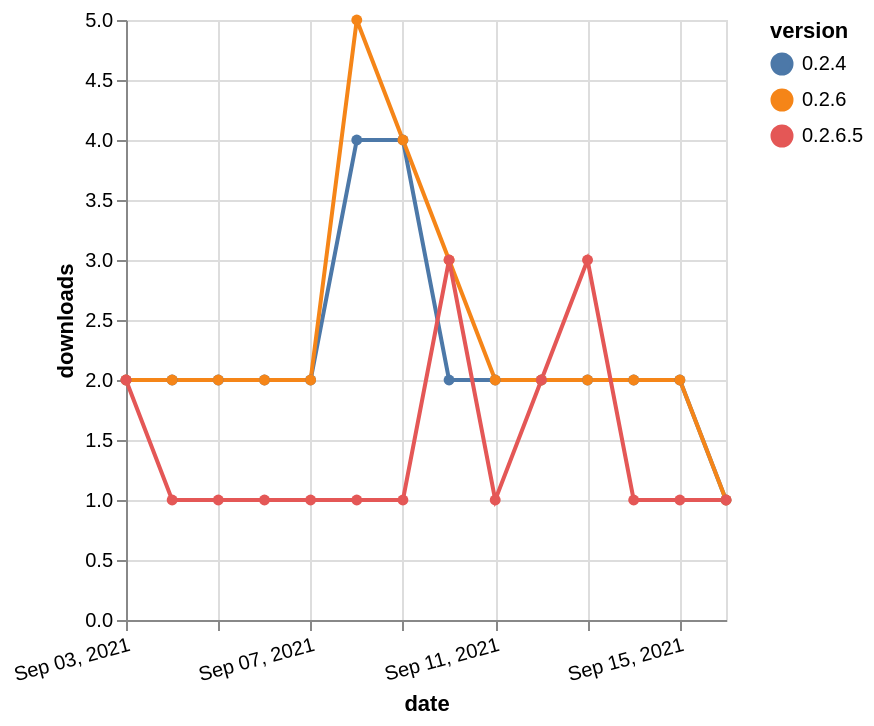

Here is the Vega-Lite specification saved for this chart:
### Vega-Lite specification from a JSON file in a GitHub repository (floating-point values rounded to 4 significant figures)
{"$schema": "https://vega.github.io/schema/vega-lite/v5.json", "description": "A simple bar chart with embedded data.", "data": {"values": [{"date": "2021-09-03", "total": 4444, "delta": 2, "version": "0.2.4"}, {"date": "2021-09-04", "total": 4446, "delta": 2, "version": "0.2.4"}, {"date": "2021-09-05", "total": 4448, "delta": 2, "version": "0.2.4"}, {"date": "2021-09-06", "total": 4450, "delta": 2, "version": "0.2.4"}, {"date": "2021-09-07", "total": 4452, "delta": 2, "version": "0.2.4"}, {"date": "2021-09-08", "total": 4456, "delta": 4, "version": "0.2.4"}, {"date": "2021-09-09", "total": 4460, "delta": 4, "version": "0.2.4"}, {"date": "2021-09-10", "total": 4462, "delta": 2, "version": "0.2.4"}, {"date": "2021-09-11", "total": 4464, "delta": 2, "version": "0.2.4"}, {"date": "2021-09-12", "total": 4466, "delta": 2, "version": "0.2.4"}, {"date": "2021-09-13", "total": 4468, "delta": 2, "version": "0.2.4"}, {"date": "2021-09-14", "total": 4470, "delta": 2, "version": "0.2.4"}, {"date": "2021-09-15", "total": 4472, "delta": 2, "version": "0.2.4"}, {"date": "2021-09-16", "total": 4473, "delta": 1, "version": "0.2.4"}, {"date": "2021-09-03", "total": 3753, "delta": 2, "version": "0.2.6"}, {"date": "2021-09-04", "total": 3755, "delta": 2, "version": "0.2.6"}, {"date": "2021-09-05", "total": 3757, "delta": 2, "version": "0.2.6"}, {"date": "2021-09-06", "total": 3759, "delta": 2, "version": "0.2.6"}, {"date": "2021-09-07", "total": 3761, "delta": 2, "version": "0.2.6"}, {"date": "2021-09-08", "total": 3766, "delta": 5, "version": "0.2.6"}, {"date": "2021-09-09", "total": 3770, "delta": 4, "version": "0.2.6"}, {"date": "2021-09-10", "total": 3773, "delta": 3, "version": "0.2.6"}, {"date": "2021-09-11", "total": 3775, "delta": 2, "version": "0.2.6"}, {"date": "2021-09-12", "total": 3777, "delta": 2, "version": "0.2.6"}, {"date": "2021-09-13", "total": 3779, "delta": 2, "version": "0.2.6"}, {"date": "2021-09-14", "total": 3781, "delta": 2, "version": "0.2.6"}, {"date": "2021-09-15", "total": 3783, "delta": 2, "version": "0.2.6"}, {"date": "2021-09-16", "total": 3784, "delta": 1, "version": "0.2.6"}, {"date": "2021-09-03", "total": 468, "delta": 2, "version": "0.2.6.5"}, {"date": "2021-09-04", "total": 469, "delta": 1, "version": "0.2.6.5"}, {"date": "2021-09-05", "total": 470, "delta": 1, "version": "0.2.6.5"}, {"date": "2021-09-06", "total": 471, "delta": 1, "version": "0.2.6.5"}, {"date": "2021-09-07", "total": 472, "delta": 1, "version": "0.2.6.5"}, {"date": "2021-09-08", "total": 473, "delta": 1, "version": "0.2.6.5"}, {"date": "2021-09-09", "total": 474, "delta": 1, "version": "0.2.6.5"}, {"date": "2021-09-10", "total": 477, "delta": 3, "version": "0.2.6.5"}, {"date": "2021-09-11", "total": 478, "delta": 1, "version": "0.2.6.5"}, {"date": "2021-09-12", "total": 480, "delta": 2, "version": "0.2.6.5"}, {"date": "2021-09-13", "total": 483, "delta": 3, "version": "0.2.6.5"}, {"date": "2021-09-14", "total": 484, "delta": 1, "version": "0.2.6.5"}, {"date": "2021-09-15", "total": 485, "delta": 1, "version": "0.2.6.5"}, {"date": "2021-09-16", "total": 486, "delta": 1, "version": "0.2.6.5"}]}, "width": "container", "mark": {"type": "line", "point": {"filled": true}}, "encoding": {"x": {"field": "date", "type": "temporal", "timeUnit": "yearmonthdate", "title": "date", "axis": {"labelAngle": -15}}, "y": {"field": "delta", "type": "quantitative", "title": "downloads"}, "color": {"field": "version", "type": "nominal"}, "tooltip": {"field": "delta"}}}
